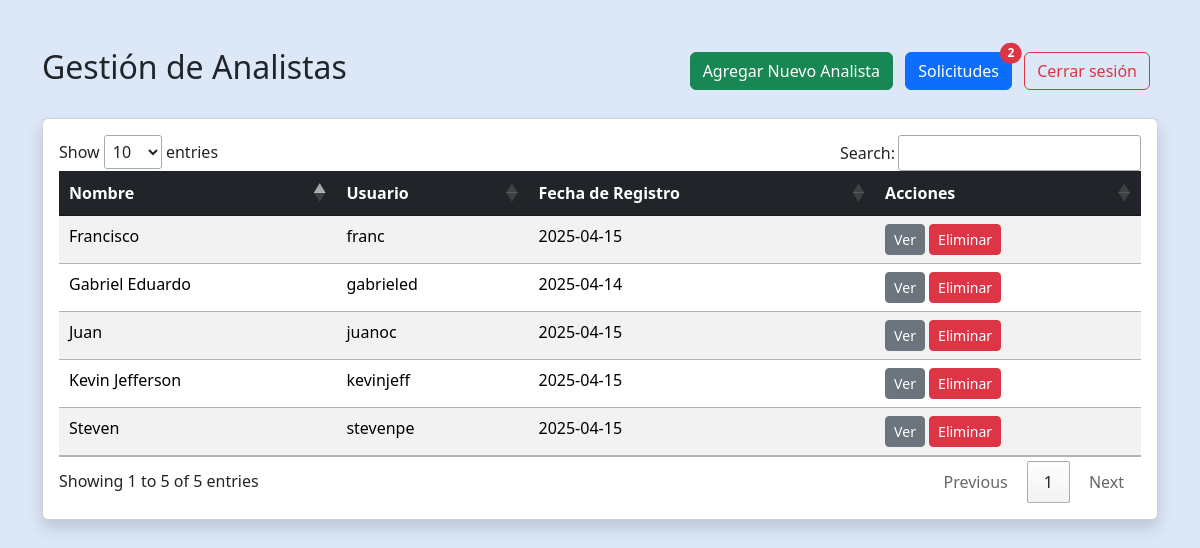
Page /admin/analistas.php (signed in) on the committed database.
### tables this page shows
CREATE TABLE `usuarios` (
  `id` int(11) NOT NULL,
  `nombre` varchar(100) NOT NULL,
  `usuario` varchar(50) NOT NULL,
  `password` varchar(255) NOT NULL,
  `rol` enum('usuario','analista','admin') DEFAULT 'usuario',
  `analista_aprobado` tinyint(1) DEFAULT 0,
  `fecha_registro` date NOT NULL DEFAULT current_timestamp()
);

### public/admin/analistas.php (the view, shortened to what this page needs)
<?php
require_once '../../config/db.php';
$query = "SELECT id, nombre, usuario, fecha_registro FROM usuarios WHERE rol = 'analista' AND analista_aprobado = 1";
$stmt = $pdo->prepare($query);
$stmt->execute();
$analistas = $stmt->fetchAll(PDO::FETCH_ASSOC);
$stmtNoti = $pdo->query("SELECT COUNT(*) FROM usuarios WHERE rol = 'analista' AND analista_aprobado = 0");
$notificaciones = $stmtNoti->fetchColumn();
?>
<!DOCTYPE html>
<html lang="es">
<head>
  <link href="https://cdn.jsdelivr.net/npm/bootstrap@5.3.2/dist/css/bootstrap.min.css" rel="stylesheet">
  <link rel="stylesheet" href="https://cdn.datatables.net/1.11.5/css/jquery.dataTables.min.css">
  <link rel="stylesheet" href="https://cdn.materialdesignicons.com/7.2.96/css/materialdesignicons.min.css">
</head>
<body style="background-color: #dce8f8;">
<div class="container py-5">
  <div class="d-flex justify-content-between align-items-center mb-4">
    <h2>Gestión de Analistas</h2>
    <div>
      <button class="btn btn-success me-2" data-bs-toggle="modal" data-bs-target="#crearAnalistaModal">Agregar Nuevo Analista</button>
      <a href="solicitudes.php" class="btn btn-primary position-relative me-2">
        Solicitudes
        <?php if ($notificaciones > 0): ?>
          <span class="position-absolute top-0 start-100 translate-middle badge rounded-pill bg-danger"><?= $notificaciones ?></span>
        <?php endif; ?>
      </a>
      <a href="../logout.php" class="btn btn-outline-danger me-2">Cerrar sesión</a>
    </div>
  </div>
  <div class="card shadow">
    <div class="card-body">
      <table id="analistasTable" class="table table-striped table-hover">
        <thead class="table-dark">
          <tr>
            <th>Nombre</th>
            <th>Usuario</th>
            <th>Fecha de Registro</th>
            <th>Acciones</th>
          </tr>
        </thead>
        <tbody>
          <?php foreach ($analistas as $analista): ?>
            <tr>
              <td><?= htmlspecialchars($analista['nombre']) ?></td>
              <td><?= htmlspecialchars($analista['usuario']) ?></td>
              <td><?= htmlspecialchars($analista['fecha_registro']) ?></td>
              <td>
                <button class="btn btn-sm btn-secondary" data-bs-toggle="modal" data-bs-target="#detallesModal" data-id="<?= $analista['id'] ?>">Ver</button>
                <button class="btn btn-sm btn-danger" data-bs-toggle="modal" data-bs-target="#confirmarEliminarModal" data-id="<?= $analista['id'] ?>">Eliminar</button>
              </td>
            </tr>
          <?php endforeach; ?>
        </tbody>
      </table>
    </div>
  </div>
</div>
</body>
</html>

### rows in the picture
usuarios: nombre "Gabriel Eduardo", usuario "gabrieled", fecha_registro "2025-04-14"
usuarios: nombre "Kevin Jefferson", usuario "kevinjeff", fecha_registro "2025-04-15"
usuarios: nombre "Francisco", usuario "franc", fecha_registro "2025-04-15"
usuarios: nombre "Juan", usuario "juanoc", fecha_registro "2025-04-15"
usuarios: nombre "Steven", usuario "stevenpe", fecha_registro "2025-04-15"

### other values in the picture
$notificaciones "2"
